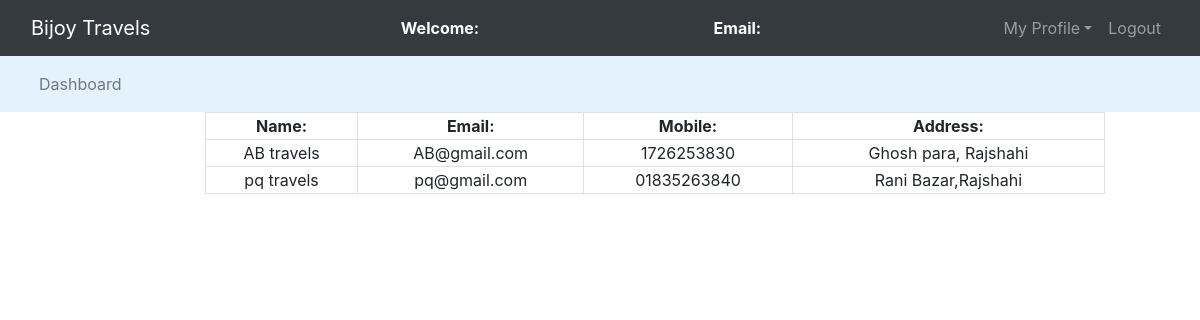
The page /admin/regtg.php on the database its author committed.
### tables this page shows
CREATE TABLE `trgrp` (
  `id` int(50) NOT NULL,
  `name` varchar(50) NOT NULL,
  `email` varchar(50) NOT NULL,
  `password` varchar(50) NOT NULL,
  `mobile` varchar(20) NOT NULL,
  `address` varchar(55) NOT NULL
);

### admin/regtg.php (the view, shortened to what this page needs)
<?php
	$connection = mysqli_connect("localhost","root","");
	$query = "select * from trgrp";
?>
<!DOCTYPE html>
<html>
<head>
	<link rel="stylesheet" type="text/css" href="../bootstrap-4.4.1/css/bootstrap.min.css">
</head>
<body>
	<nav class="navbar navbar-expand-lg navbar-dark bg-dark">
		<div class="container-fluid">
			<div class="navbar-header">
				<a class="navbar-brand" href="admin_dashboard">Bijoy Travels</a>
			</div>
			<font style="color: white"><span><strong>Welcome: <?php echo $_SESSION['name'];?></strong></span></font>
			<font style="color: white"><span><strong>Email: <?php echo $_SESSION['email'];?></strong></span></font>
			<ul class="nav navbar-nav navbar-right">
				<li class="nav-item dropdown">
					<a class="nav-link dropdown-toggle" data-toggle="dropdown">My Profile</a>
				</li>
				<li class="nav-item"><a class="nav-link" href="../logout.php">Logout</a></li>
			</ul>
		</div>
	</nav>
<nav class="navbar navbar-expand-lg navbar-light" style="background-color: #e3f2fd">
	<div class="container-fluid">
		<ul class="nav navbar-nav navbar-center">
			<li class="nav-item">
				<a href="admin_dashboard.php" class="nav-link">Dashboard</a>
			</li>
		</ul>
	</div>
</nav>
<div class="row">
	<div class="col-md-2"></div>
	<div class="col-md-8">
		<form>
			<table class="table-bordered" width="900px" style="text-align: center">
				<tr>
					<th>Name:</th>
					<th>Email:</th>
					<th>Mobile:</th>
					<th>Address:</th>
				</tr>
				<?php
					$query_run = mysqli_query($connection,$query);
					while($row = mysqli_fetch_assoc($query_run)){
						$name = $row['name'];
						$email = $row['email'];
						$mobile = $row['mobile'];
						$address = $row['address'];
				?>
						<tr>
							<td><?php echo $name;?></td>
							<td><?php echo $email;?></td>
							<td><?php echo $mobile;?></td>
							<td><?php echo $address;?></td>
						</tr>
						<?php
					}
				?>
			</table>
		</form>
	</div>
	<div class="col-md-2"></div>
</div>
</body>
</html>

### rows shown on the page
trgrp: name "AB travels", email "AB@gmail.com", mobile "1726253830", address "Ghosh para, Rajshahi"
trgrp: name "pq travels", email "pq@gmail.com", mobile "01835263840", address "Rani Bazar,Rajshahi"
